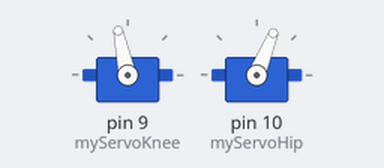
The sketch below on a simulated Arduino Uno, built with avr-gcc and run on an emulated ATmega328P. On the bench: 2 × servo.

Above: at 0.05 s.
At 0.4 s:
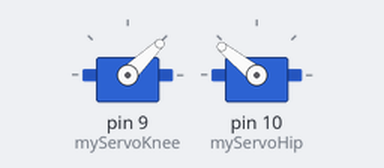
At 1.9 s:
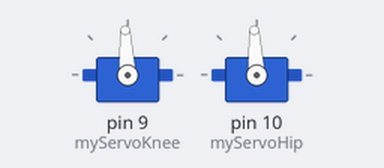
Timing chart, 0 to 4.4 s (numbered marks = the images above):
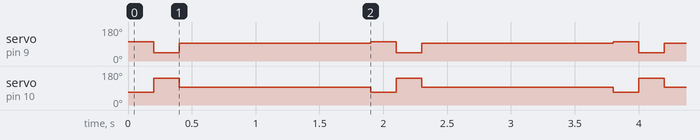

Measured:
- by itself, servo on pin 9 (myServoKnee): repeats every 1.9 s: 93° 1.5 s, 102° 0.20 s, 44° 0.20 s
- by itself, servo on pin 10 (myServoHip): repeats every 1.9 s: 93° 1.5 s, 68° 0.20 s, 141° 0.20 s

The sketch:

servo_test.ino
```cpp
#include <Servo.h>

Servo myServoKnee;
Servo myServoHip;

void setup() {
  myServoKnee.attach(9);
  myServoHip.attach(10);


  // // // // Neutral Position
  // myServoKnee.writeMicroseconds(1500);  // knee squat
  // myServoHip.writeMicroseconds(1500);   // hip squat
  // delay(1500);

  // // Squat Position
  // myServoKnee.writeMicroseconds(1600);  // knee squat
  // myServoHip.writeMicroseconds(1250);   // hip squat
  // delay(300);

  // // // Extend Position
  // myServoKnee.writeMicroseconds(1000);  // knee squat
  // myServoHip.writeMicroseconds(2000);   // hip squat
  // delay(200);

  // // // // Neutral Position
  // myServoKnee.writeMicroseconds(1500);  // knee squat
  // myServoHip.writeMicroseconds(1500);   // hip squat
  // delay(1500);
}

void loop() {
  // Squat Position
  myServoKnee.writeMicroseconds(1600);  // knee squat
  myServoHip.writeMicroseconds(1250);   // hip squat
  delay(200);

  // // Extend Position
  myServoKnee.writeMicroseconds(1000);  // knee squat
  myServoHip.writeMicroseconds(2000);   // hip squat
  delay(200);

  // // // Neutral Position
  myServoKnee.writeMicroseconds(1500);  // knee squat
  myServoHip.writeMicroseconds(1500);   // hip squat
  delay(1500);}
```
